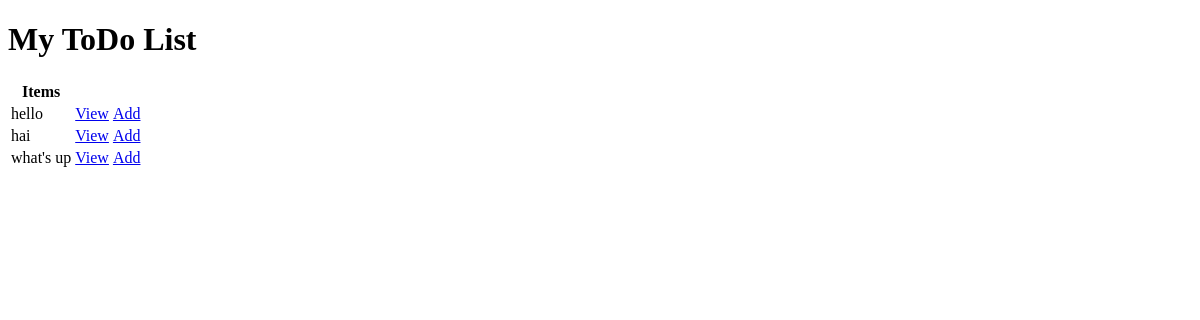
Before: / with the older database file.
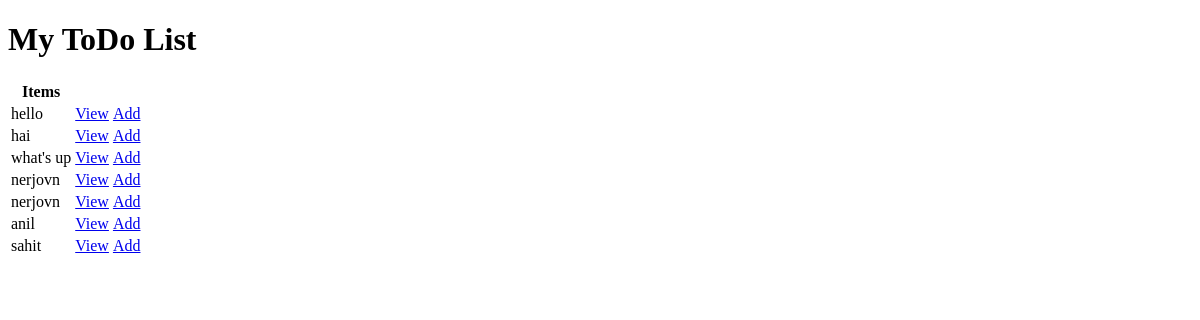
After: the same page with the newer database file.
### todo/models.py (models this page shows, shortened)
class Task(models.Model):
    user = models.ForeignKey(User, on_delete=models.CASCADE, null=True, blank=True)
    title = models.CharField(max_length=200, null=True)
    description = models.TextField(null=True, blank=True)
    complete = models.BooleanField(default=False)
    created = models.DateTimeField(auto_now_add=True)
    class Meta:
        ordering = ['complete']

### todo/views.py (the view)
# urls.py: path('', TaskList.as_view(), name="task"),  # it automatically imports task_list.html file
class TaskList(ListView):              # here template name is given by browser
    model = Task
    context_object_name = 'task'       # used in task_list.html line 7

### todo/templates/todo/task_list.html (shortened to what this page needs)
<!DOCTYPE html>
<html lang="en">
<head>
</head>
<h1>My ToDo List</h1>
<body>
    <table>
        <tr>
            <th>Items</th>
        </tr>
        {% for tasks in task %}
        <tr>
            <td> {{tasks.title}}</td>
            <td><a href="{% url 'tasks-detail' tasks.id %}">View</a></td>
            <td><a href="{% url 'task-create' %}">Add</a></td>
        </tr>
        {% empty %}
        <h3>No items in the list</h3>
        <a href="">Add New Item</a>
        {% endfor %}
    </table>
</body>
</html>

Changed rows visible on the page:
added Task: title "nerjovn"
added Task: title "nerjovn"
added Task: title "anil"
added Task: title "sahit"
